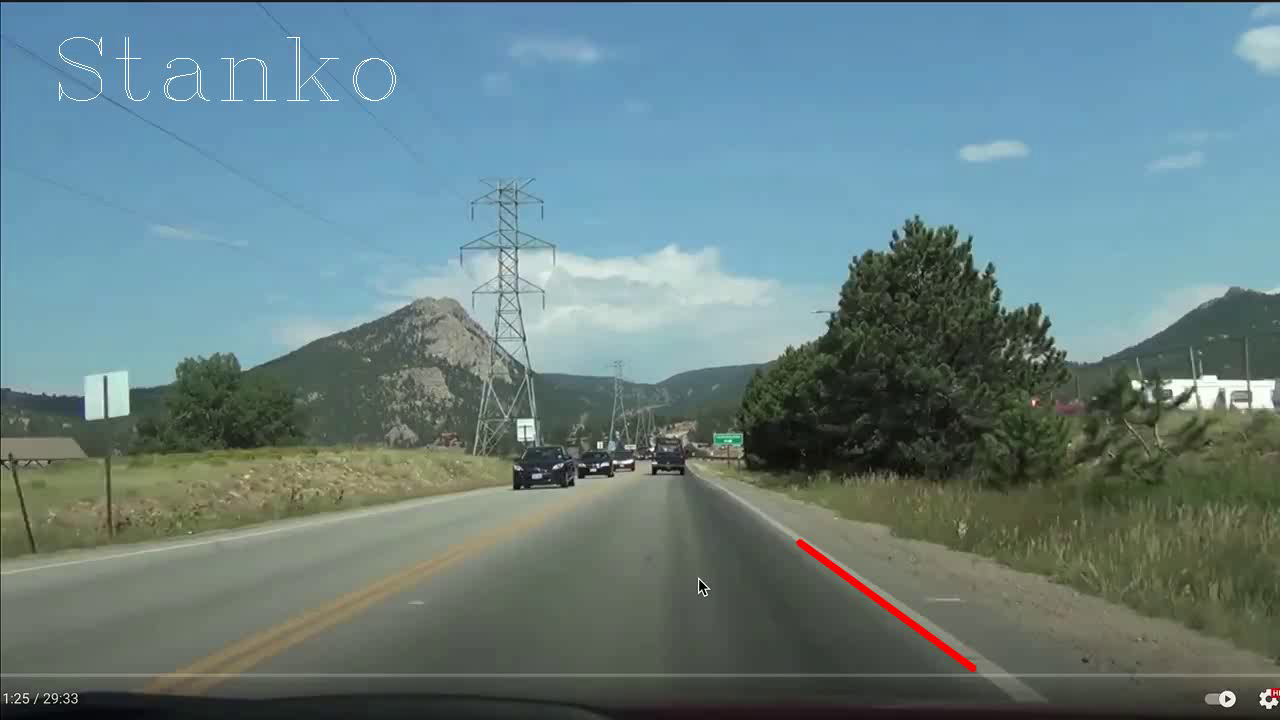
#> input picture frame 0 of images/output.mp4, 1280 x 720 px, given in place of road.mp4, which was not available
$ python lab3.py
#> lines starting #> are read from the running program, lines starting #| are printed output that depends on the picture; after the words box and inside, x2 and y2 are one past the last pixel; in counts of white or black regions, pixels touching at a corner belong together; pictures that were not available may be replaced by others from this repository, and a replacement may not be noted
#> in save_processed, frame is the input picture: shape (720, 1280, 3); mean B, G, R 130.8, 127.8, 103.1
import cv2
import numpy as np
import math


# [64 lines left out: functions presentation, black_and_white, gaussian, canny_contour, concrete_contour, hough_lines, not called in this run]


def process_image(image_name):
    gray_image = cv2.cvtColor(image_name, cv2.COLOR_BGR2GRAY)
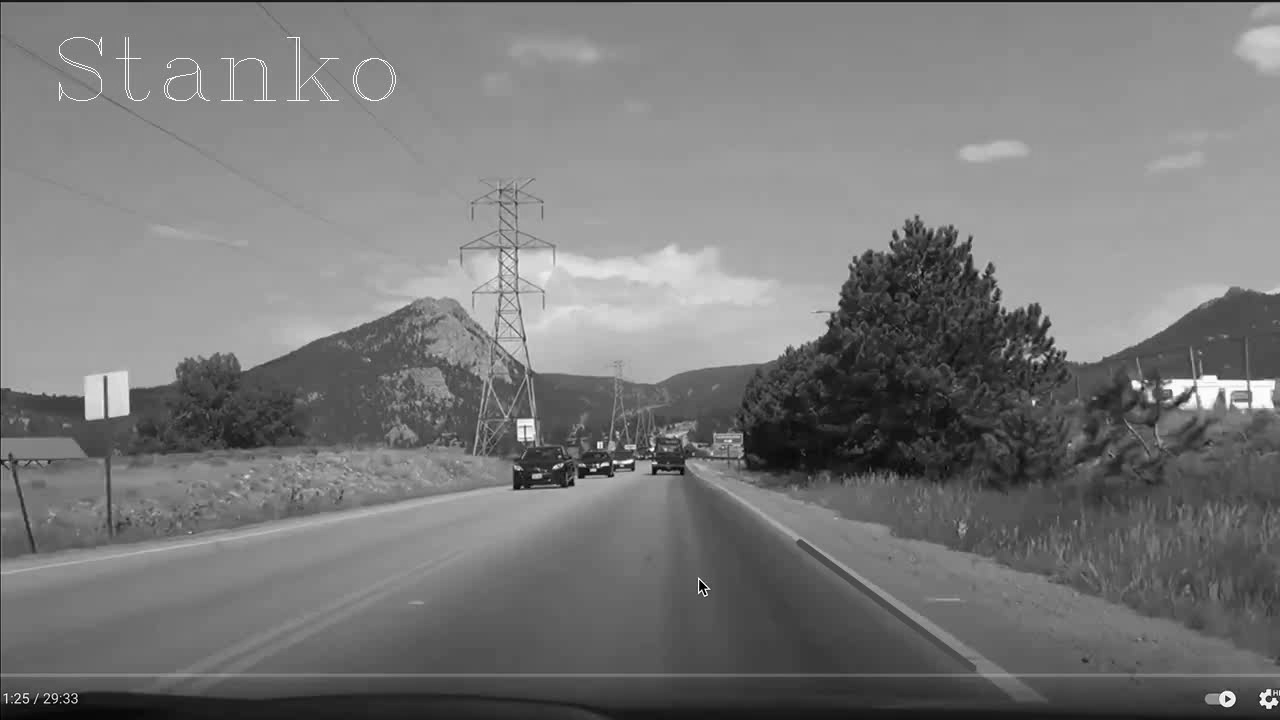
#> gray_image: shape (720, 1280); min 0, max 255, mean 120.8
    blurred_image = cv2.GaussianBlur(gray_image, (11, 11), 2)
    frame_canny = cv2.Canny(blurred_image, 50, 100)
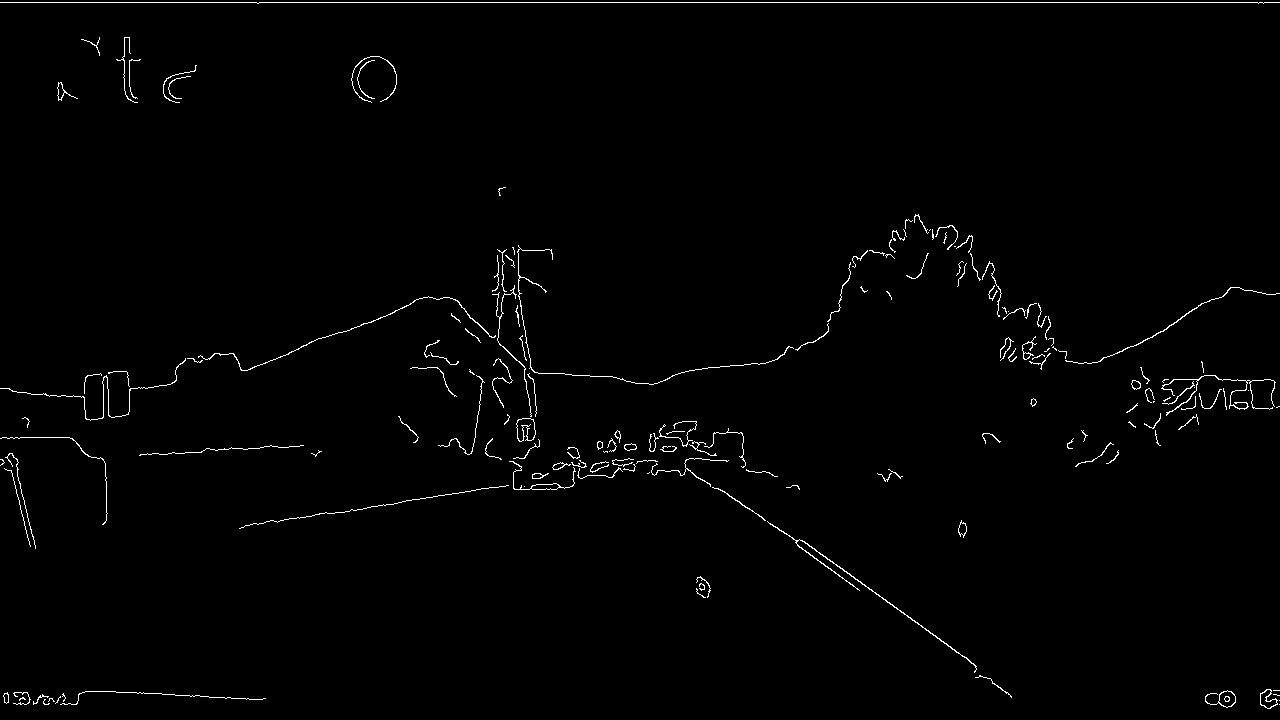
#> frame_canny: shape (720, 1280); 1.1% white in thin lines or dots
    lines = cv2.HoughLinesP(frame_canny, 1, np.pi/180, 150, None, 50, 10)
#> lines = [[0, 2, 1279, 2], [804, 541, 976, 666], [350, 510, 513, 484]]
    lines = [] if lines is None else lines

    for (x1, y1, x2, y2) in map(lambda x: x[0], lines):
        if y1 < 450 or y2 < 450:
            continue
        if x1 != x2 and abs((y2-y1)/(x2-x1)) < 0.2:
            continue
        cv2.line(image_name, (x1, y1), (x2, y2), (0, 0, 255), 5, cv2.LINE_AA)
#> this loop made 3 passes
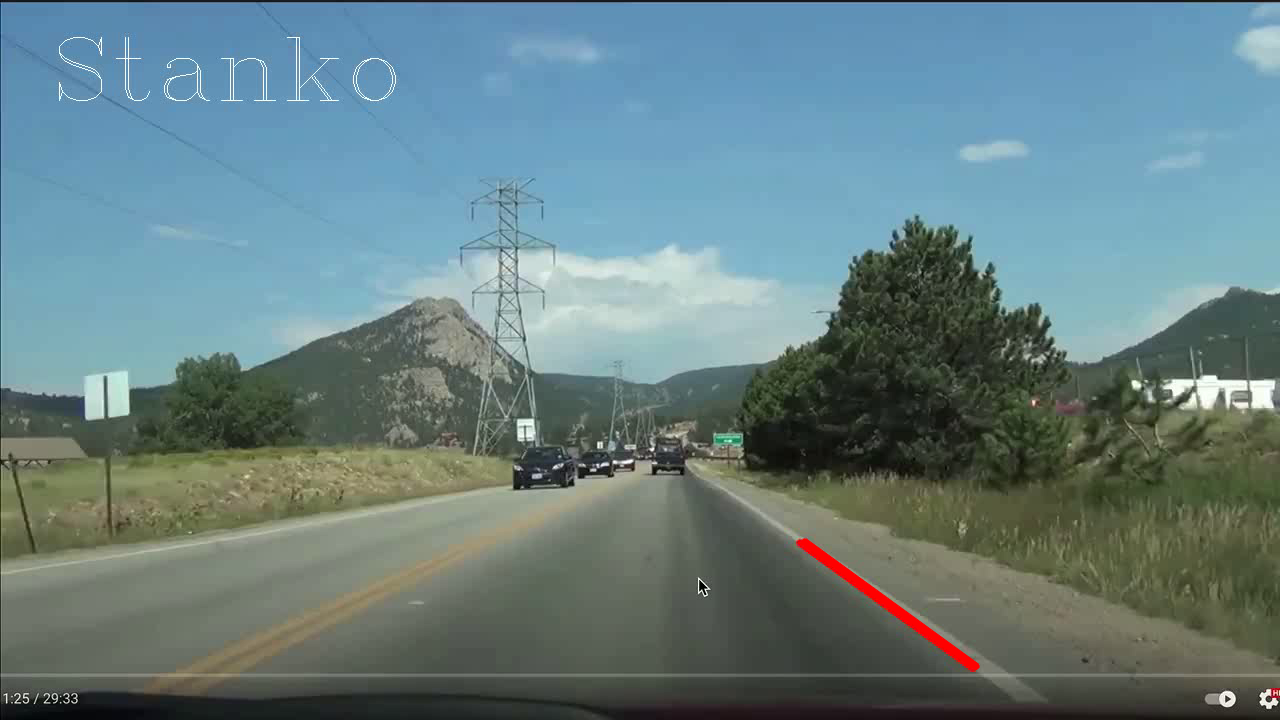
#> image_name: shape (720, 1280, 3); 0.18% of pixels changed, all inside (x1, y1, x2, y2) = (801, 537, 981, 671)

    cv2.putText(image_name, "Stanko", (50, 100), cv2.FONT_HERSHEY_COMPLEX, 3, (255, 255, 255))
#> image_name: shape (720, 1280, 3); 0.15% of pixels changed, all inside (x1, y1, x2, y2) = (59, 37, 396, 101)


# [16 lines left out: function process_video, not called in this run]


def save_processed(video_name):
    video_capture = cv2.VideoCapture(video_name)
    fourcc = cv2.VideoWriter_fourcc(*'mp4v')
    out = cv2.VideoWriter('images/output.mp4', fourcc, 20.0, (1280, 720))

    while video_capture.isOpened():
        ret, frame = video_capture.read()
        if ret:
            process_image(frame)
            out.write(frame)
        else:
            break

        video_capture.release()
        out.release()
        cv2.destroyAllWindows()


save_processed("images/road.mp4")
